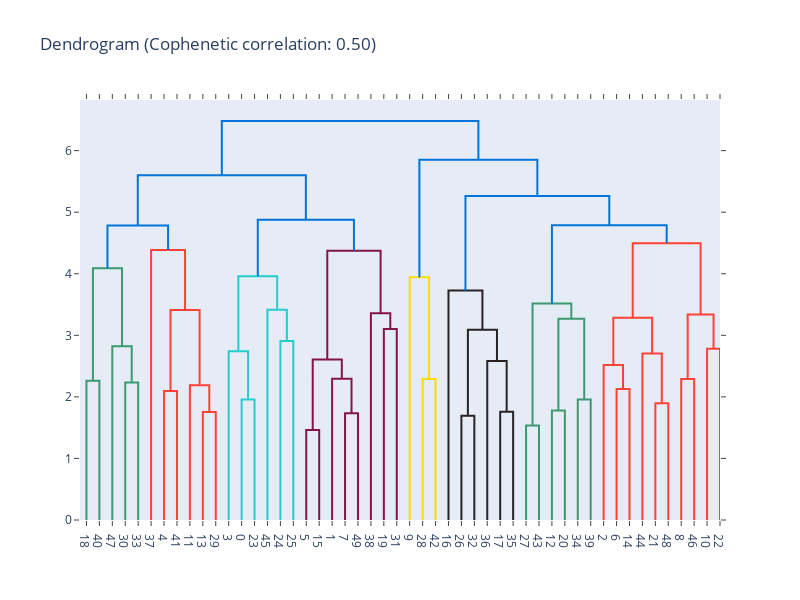

The notebook cell this image was saved under:
### Code cell
import plotly.figure_factory as ff
from scipy.cluster.hierarchy import linkage, dendrogram, fcluster, cophenet
from scipy.spatial.distance import pdist

# Perform hierarchical clustering using scipy
Z = linkage(tones_scaled, method='ward')

# Calculate original pairwise distances
original_dist = pdist(tones_scaled)

# Calculate cophenetic distances and cophenetic correlation
c, coph_dists = cophenet(Z, original_dist)
print(f'Cophenetic correlation coefficient: {c}')

# Get cluster labels using a chosen criterion (e.g., maximum distance)
max_d = 10  # Adjust threshold as needed
cluster_lab = fcluster(Z, max_d, criterion='distance')

# Create dendrogram using Plotly
fig = ff.create_dendrogram(tones_scaled, orientation='bottom')
fig.update_layout(width=800, height=600)

# Add cophenetic correlation coefficient to the plot title
fig.update_layout(title=f'Dendrogram (Cophenetic correlation: {c:.2f})')

fig.show()

### Figure 1 — Plotly figure (JSON) as saved in the notebook; plotly's stock layout.template omitted (floating-point values rounded to 4 significant figures)
{"data": [{"hoverinfo": "text", "marker": {"color": "rgb(61,153,112)"}, "mode": "lines", "type": "scatter", "x": [5, 5, 15, 15], "xaxis": "x", "y": [0, 2.26, 2.26, 0], "yaxis": "y"}, {"hoverinfo": "text", "marker": {"color": "rgb(61,153,112)"}, "mode": "lines", "type": "scatter", "x": [35, 35, 45, 45], "xaxis": "x", "y": [0, 2.234, 2.234, 0], "yaxis": "y"}, {"hoverinfo": "text", "marker": {"color": "rgb(61,153,112)"}, "mode": "lines", "type": "scatter", "x": [25, 25, 40, 40], "xaxis": "x", "y": [0, 2.823, 2.823, 2.234], "yaxis": "y"}, {"hoverinfo": "text", "marker": {"color": "rgb(61,153,112)"}, "mode": "lines", "type": "scatter", "x": [10, 10, 32.5, 32.5], "xaxis": "x", "y": [2.26, 4.088, 4.088, 2.823], "yaxis": "y"}, {"hoverinfo": "text", "marker": {"color": "rgb(255,65,54)"}, "mode": "lines", "type": "scatter", "x": [65, 65, 75, 75], "xaxis": "x", "y": [0, 2.097, 2.097, 0], "yaxis": "y"}, {"hoverinfo": "text", "marker": {"color": "rgb(255,65,54)"}, "mode": "lines", "type": "scatter", "x": [95, 95, 105, 105], "xaxis": "x", "y": [0, 1.753, 1.753, 0], "yaxis": "y"}, {"hoverinfo": "text", "marker": {"color": "rgb(255,65,54)"}, "mode": "lines", "type": "scatter", "x": [85, 85, 100, 100], "xaxis": "x", "y": [0, 2.19, 2.19, 1.753], "yaxis": "y"}, {"hoverinfo": "text", "marker": {"color": "rgb(255,65,54)"}, "mode": "lines", "type": "scatter", "x": [70, 70, 92.5, 92.5], "xaxis": "x", "y": [2.097, 3.412, 3.412, 2.19], "yaxis": "y"}, {"hoverinfo": "text", "marker": {"color": "rgb(255,65,54)"}, "mode": "lines", "type": "scatter", "x": [55, 55, 81.25, 81.25], "xaxis": "x", "y": [0, 4.387, 4.387, 3.412], "yaxis": "y"}, {"hoverinfo": "text", "marker": {"color": "rgb(0,116,217)"}, "mode": "lines", "type": "scatter", "x": [21.25, 21.25, 68.12, 68.12], "xaxis": "x", "y": [4.088, 4.783, 4.783, 4.387], "yaxis": "y"}, {"hoverinfo": "text", "marker": {"color": "rgb(35,205,205)"}, "mode": "lines", "type": "scatter", "x": [125, 125, 135, 135], "xaxis": "x", "y": [0, 1.959, 1.959, 0], "yaxis": "y"}, {"hoverinfo": "text", "marker": {"color": "rgb(35,205,205)"}, "mode": "lines", "type": "scatter", "x": [115, 115, 130, 130], "xaxis": "x", "y": [0, 2.741, 2.741, 1.959], "yaxis": "y"}, {"hoverinfo": "text", "marker": {"color": "rgb(35,205,205)"}, "mode": "lines", "type": "scatter", "x": [155, 155, 165, 165], "xaxis": "x", "y": [0, 2.907, 2.907, 0], "yaxis": "y"}, {"hoverinfo": "text", "marker": {"color": "rgb(35,205,205)"}, "mode": "lines", "type": "scatter", "x": [145, 145, 160, 160], "xaxis": "x", "y": [0, 3.415, 3.415, 2.907], "yaxis": "y"}, {"hoverinfo": "text", "marker": {"color": "rgb(35,205,205)"}, "mode": "lines", "type": "scatter", "x": [122.5, 122.5, 152.5, 152.5], "xaxis": "x", "y": [2.741, 3.96, 3.96, 3.415], "yaxis": "y"}, {"hoverinfo": "text", "marker": {"color": "rgb(133,20,75)"}, "mode": "lines", "type": "scatter", "x": [175, 175, 185, 185], "xaxis": "x", "y": [0, 1.46, 1.46, 0], "yaxis": "y"}, {"hoverinfo": "text", "marker": {"color": "rgb(133,20,75)"}, "mode": "lines", "type": "scatter", "x": [205, 205, 215, 215], "xaxis": "x", "y": [0, 1.732, 1.732, 0], "yaxis": "y"}, {"hoverinfo": "text", "marker": {"color": "rgb(133,20,75)"}, "mode": "lines", "type": "scatter", "x": [195, 195, 210, 210], "xaxis": "x", "y": [0, 2.295, 2.295, 1.732], "yaxis": "y"}, {"hoverinfo": "text", "marker": {"color": "rgb(133,20,75)"}, "mode": "lines", "type": "scatter", "x": [180, 180, 202.5, 202.5], "xaxis": "x", "y": [1.46, 2.607, 2.607, 2.295], "yaxis": "y"}, {"hoverinfo": "text", "marker": {"color": "rgb(133,20,75)"}, "mode": "lines", "type": "scatter", "x": [235, 235, 245, 245], "xaxis": "x", "y": [0, 3.102, 3.102, 0], "yaxis": "y"}, {"hoverinfo": "text", "marker": {"color": "rgb(133,20,75)"}, "mode": "lines", "type": "scatter", "x": [225, 225, 240, 240], "xaxis": "x", "y": [0, 3.359, 3.359, 3.102], "yaxis": "y"}, {"hoverinfo": "text", "marker": {"color": "rgb(133,20,75)"}, "mode": "lines", "type": "scatter", "x": [191.2, 191.2, 232.5, 232.5], "xaxis": "x", "y": [2.607, 4.375, 4.375, 3.359], "yaxis": "y"}, {"hoverinfo": "text", "marker": {"color": "rgb(0,116,217)"}, "mode": "lines", "type": "scatter", "x": [137.5, 137.5, 211.9, 211.9], "xaxis": "x", "y": [3.96, 4.875, 4.875, 4.375], "yaxis": "y"}, {"hoverinfo": "text", "marker": {"color": "rgb(0,116,217)"}, "mode": "lines", "type": "scatter", "x": [44.69, 44.69, 174.7, 174.7], "xaxis": "x", "y": [4.783, 5.599, 5.599, 4.875], "yaxis": "y"}, {"hoverinfo": "text", "marker": {"color": "rgb(255,220,0)"}, "mode": "lines", "type": "scatter", "x": [265, 265, 275, 275], "xaxis": "x", "y": [0, 2.289, 2.289, 0], "yaxis": "y"}, {"hoverinfo": "text", "marker": {"color": "rgb(255,220,0)"}, "mode": "lines", "type": "scatter", "x": [255, 255, 270, 270], "xaxis": "x", "y": [0, 3.945, 3.945, 2.289], "yaxis": "y"}, {"hoverinfo": "text", "marker": {"color": "rgb(40,35,35)"}, "mode": "lines", "type": "scatter", "x": [295, 295, 305, 305], "xaxis": "x", "y": [0, 1.693, 1.693, 0], "yaxis": "y"}, {"hoverinfo": "text", "marker": {"color": "rgb(40,35,35)"}, "mode": "lines", "type": "scatter", "x": [325, 325, 335, 335], "xaxis": "x", "y": [0, 1.757, 1.757, 0], "yaxis": "y"}, {"hoverinfo": "text", "marker": {"color": "rgb(40,35,35)"}, "mode": "lines", "type": "scatter", "x": [315, 315, 330, 330], "xaxis": "x", "y": [0, 2.582, 2.582, 1.757], "yaxis": "y"}, {"hoverinfo": "text", "marker": {"color": "rgb(40,35,35)"}, "mode": "lines", "type": "scatter", "x": [300, 300, 322.5, 322.5], "xaxis": "x", "y": [1.693, 3.09, 3.09, 2.582], "yaxis": "y"}, {"hoverinfo": "text", "marker": {"color": "rgb(40,35,35)"}, "mode": "lines", "type": "scatter", "x": [285, 285, 311.2, 311.2], "xaxis": "x", "y": [0, 3.727, 3.727, 3.09], "yaxis": "y"}, {"hoverinfo": "text", "marker": {"color": "rgb(61,153,112)"}, "mode": "lines", "type": "scatter", "x": [345, 345, 355, 355], "xaxis": "x", "y": [0, 1.535, 1.535, 0], "yaxis": "y"}, {"hoverinfo": "text", "marker": {"color": "rgb(61,153,112)"}, "mode": "lines", "type": "scatter", "x": [365, 365, 375, 375], "xaxis": "x", "y": [0, 1.78, 1.78, 0], "yaxis": "y"}, {"hoverinfo": "text", "marker": {"color": "rgb(61,153,112)"}, "mode": "lines", "type": "scatter", "x": [385, 385, 395, 395], "xaxis": "x", "y": [0, 1.959, 1.959, 0], "yaxis": "y"}, {"hoverinfo": "text", "marker": {"color": "rgb(61,153,112)"}, "mode": "lines", "type": "scatter", "x": [370, 370, 390, 390], "xaxis": "x", "y": [1.78, 3.267, 3.267, 1.959], "yaxis": "y"}, {"hoverinfo": "text", "marker": {"color": "rgb(61,153,112)"}, "mode": "lines", "type": "scatter", "x": [350, 350, 380, 380], "xaxis": "x", "y": [1.535, 3.517, 3.517, 3.267], "yaxis": "y"}, {"hoverinfo": "text", "marker": {"color": "rgb(255,65,54)"}, "mode": "lines", "type": "scatter", "x": [415, 415, 425, 425], "xaxis": "x", "y": [0, 2.128, 2.128, 0], "yaxis": "y"}, {"hoverinfo": "text", "marker": {"color": "rgb(255,65,54)"}, "mode": "lines", "type": "scatter", "x": [405, 405, 420, 420], "xaxis": "x", "y": [0, 2.518, 2.518, 2.128], "yaxis": "y"}, {"hoverinfo": "text", "marker": {"color": "rgb(255,65,54)"}, "mode": "lines", "type": "scatter", "x": [445, 445, 455, 455], "xaxis": "x", "y": [0, 1.896, 1.896, 0], "yaxis": "y"}, {"hoverinfo": "text", "marker": {"color": "rgb(255,65,54)"}, "mode": "lines", "type": "scatter", "x": [435, 435, 450, 450], "xaxis": "x", "y": [0, 2.705, 2.705, 1.896], "yaxis": "y"}, {"hoverinfo": "text", "marker": {"color": "rgb(255,65,54)"}, "mode": "lines", "type": "scatter", "x": [412.5, 412.5, 442.5, 442.5], "xaxis": "x", "y": [2.518, 3.285, 3.285, 2.705], "yaxis": "y"}, {"hoverinfo": "text", "marker": {"color": "rgb(255,65,54)"}, "mode": "lines", "type": "scatter", "x": [465, 465, 475, 475], "xaxis": "x", "y": [0, 2.29, 2.29, 0], "yaxis": "y"}, {"hoverinfo": "text", "marker": {"color": "rgb(255,65,54)"}, "mode": "lines", "type": "scatter", "x": [485, 485, 495, 495], "xaxis": "x", "y": [0, 2.782, 2.782, 0], "yaxis": "y"}, {"hoverinfo": "text", "marker": {"color": "rgb(255,65,54)"}, "mode": "lines", "type": "scatter", "x": [470, 470, 490, 490], "xaxis": "x", "y": [2.29, 3.337, 3.337, 2.782], "yaxis": "y"}, {"hoverinfo": "text", "marker": {"color": "rgb(255,65,54)"}, "mode": "lines", "type": "scatter", "x": [427.5, 427.5, 480, 480], "xaxis": "x", "y": [3.285, 4.495, 4.495, 3.337], "yaxis": "y"}, {"hoverinfo": "text", "marker": {"color": "rgb(0,116,217)"}, "mode": "lines", "type": "scatter", "x": [365, 365, 453.8, 453.8], "xaxis": "x", "y": [3.517, 4.787, 4.787, 4.495], "yaxis": "y"}, {"hoverinfo": "text", "marker": {"color": "rgb(0,116,217)"}, "mode": "lines", "type": "scatter", "x": [298.1, 298.1, 409.4, 409.4], "xaxis": "x", "y": [3.727, 5.264, 5.264, 4.787], "yaxis": "y"}, {"hoverinfo": "text", "marker": {"color": "rgb(0,116,217)"}, "mode": "lines", "type": "scatter", "x": [262.5, 262.5, 353.8, 353.8], "xaxis": "x", "y": [3.945, 5.853, 5.853, 5.264], "yaxis": "y"}, {"hoverinfo": "text", "marker": {"color": "rgb(0,116,217)"}, "mode": "lines", "type": "scatter", "x": [109.7, 109.7, 308.1, 308.1], "xaxis": "x", "y": [5.599, 6.481, 6.481, 5.853], "yaxis": "y"}], "layout": {"autosize": false, "height": 600, "hovermode": "closest", "showlegend": false, "title": {"text": "Dendrogram (Cophenetic correlation: 0.50)"}, "width": 800, "xaxis": {"mirror": "allticks", "rangemode": "tozero", "showgrid": false, "showline": true, "showticklabels": true, "tickmode": "array", "ticks": "outside", "ticktext": ["18", "40", "47", "30", "33", "37", "4", "41", "11", "13", "29", "3", "0", "23", "45", "24", "25", "5", "15", "1", "7", "49", "38", "19", "31", "9", "28", "42", "16", "26", "32", "36", "17", "35", "27", "43", "12", "20", "34", "39", "2", "6", "14", "44", "21", "48", "8", "46", "10", "22"], "tickvals": [5, 15, 25, 35, 45, 55, 65, 75, 85, 95, 105, 115, 125, 135, 145, 155, 165, 175, 185, 195, 205, 215, 225, 235, 245, 255, 265, 275, 285, 295, 305, 315, 325, 335, 345, 355, 365, 375, 385, 395, 405, 415, 425, 435, 445, 455, 465, 475, 485, 495], "type": "linear", "zeroline": false}, "yaxis": {"mirror": "allticks", "rangemode": "tozero", "showgrid": false, "showline": true, "showticklabels": true, "ticks": "outside", "type": "linear", "zeroline": false}}}
